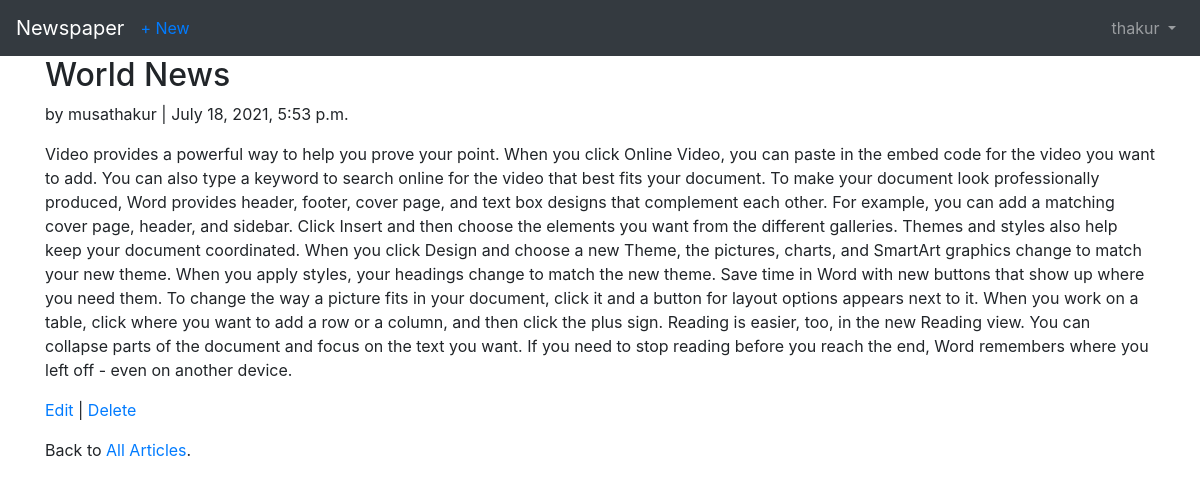
The app's page /articles/2/ (signed in) with its own data.
### users/models.py (models this page shows)
class CustomUser(AbstractUser):
    age = models.PositiveIntegerField(null=True, blank=True)

### articles/models.py (models this page shows, shortened)
class Article(models.Model):
    title = models.CharField(max_length=255)
    body = models.TextField()
    date = models.DateTimeField(auto_now_add=True)
    author = models.ForeignKey(
        get_user_model(),
        on_delete=models.CASCADE,
)

### articles/views.py (the view)
class ArticleDetailView(LoginRequiredMixin, DetailView):
    model = Article
    template_name = 'article_detail.html'
    login_url = 'login'

### templates/article_detail.html (shortened to what this page needs)
<!doctype html>
{% extends 'base.html' %}
    {% block content %}
        <div class="article-entry">
            <h2>{{ object.title }}</h2>
            <p>by {{ object.author }} | {{ object.date }}</p>
            <p>{{ object.body }}</p>
        </div>
        <p><a href="{% url 'article_edit' article.pk %}">Edit</a> |
        <a href="{% url 'article_delete' article.pk %}">Delete</a></p>
        <p>Back to <a href="{% url 'article_list' %}">All Articles</a>.</p>
    {% endblock content %}

### templates/base.html (shortened to what this page needs)
<!doctype html>
<html lang="en">
<head>
    <link rel="stylesheet"
          href="https://stackpath.bootstrapcdn.com/bootstrap/4.1.3/css/bootstrap.min.css"
>
</head>
<body>
    <nav class="navbar navbar-expand-md navbar-dark bg-dark mb-􀇓">
        <a class="navbar-brand" href="{% url 'home' %}">Newspaper</a>
        {% if user.is_authenticated %}
            <ul class="navbar-nav mr-auto">
                <li class="nav-item"><a href="{% url 'article_new' %}">+ New</a></li>
            </ul>
        {% endif %}
        <div class="collapse navbar-collapse" id="navbarCollapse">
            {% if user.is_authenticated %}
                <ul class="navbar-nav ml-auto">
                    <li class="nav-item">
                        <a class="nav-link dropdown-toggle" href="#" id="userMenu"
                           data-toggle="dropdown" aria-haspopup="true"
                           aria-expanded="false"> {{ user.username }}
                        </a>
                    </li>
                </ul>
            {% else %}
                <form class="form-inline ml-auto">
                    <a href="{% url 'login' %}" class="btn btn-outline-secondary"> Log In </a>
                    <a href="{% url 'signup' %}" class="btn btn-primary ml-2"> Sign up </a>
                </form>
            {% endif %}
        </div>
    </nav>
    <div class="container">
        {% block content %}
        {% endblock content %}
    </div>
</body>
</html>

### records on screen
CustomUser: username "thakur"
Article: title "World News", author "musathakur", date "July 18, 2021, 5:53 p.m.", body "Video provides a powerful way to help you prove your point. When you click Online Video, you can paste in the embed code for the video you want to add. You can also type a keyword to search online for the video that best fits your document. To make your document look professionally produced, Word provides header, footer, cover page, and text box designs that complement each other. For example, you can add a matching cover page, header, and sidebar. Click Insert and then choose the elements you want from the different galleries. Themes and styles also help keep your document coordinated. When you click Design and choose a new Theme, the pictures, charts, and SmartArt graphics change to match…"
